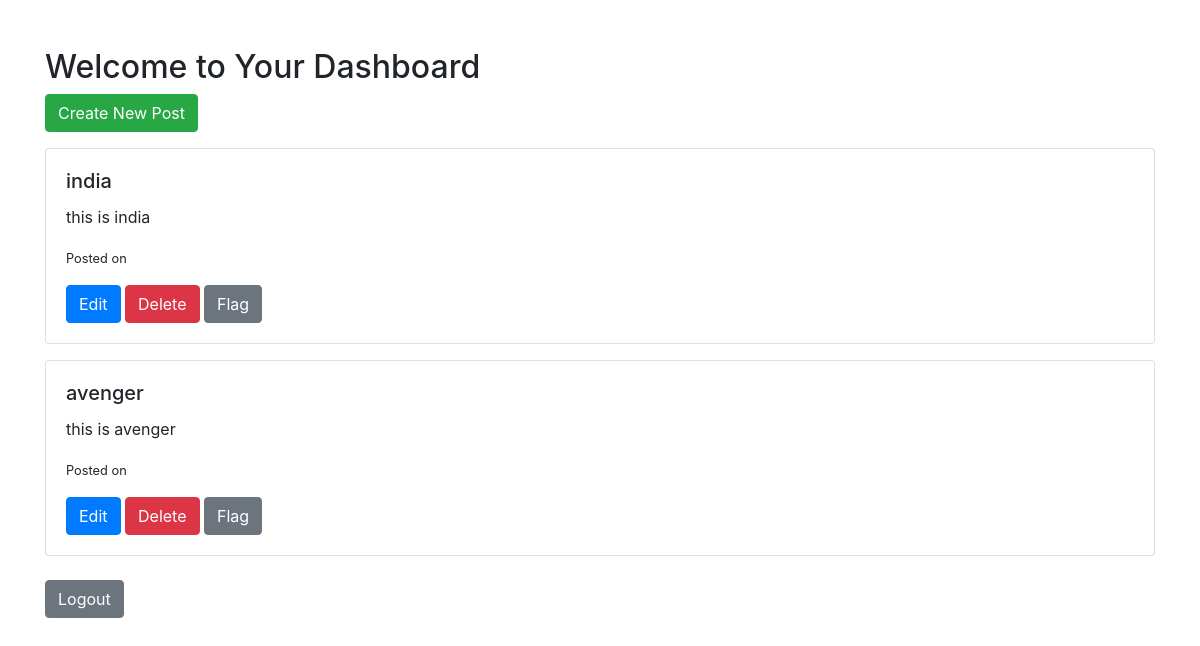
The app's page /dashboard (signed in) with its own data.
### models/models.py (models this page shows)
class Post(db.Model):
    __tablename__ = 'posts'
    id = db.Column(db.Integer, primary_key=True)
    title = db.Column(db.String(100), nullable=False)
    content = db.Column(db.Text, nullable=False)
    user_id = db.Column(db.Integer, db.ForeignKey('users.id'), nullable=False)
    flagged = db.Column(db.Boolean, default=False)

### controllers/controllers.py (the view)
@controllers.route('/dashboard')
def user_dashboard():
    if 'user_id' not in session:
        flash('Please log in to access the dashboard.')
        return redirect(url_for('controllers.login'))
    user_id = session['user_id']
    posts = Post.query.filter_by(user_id=user_id).all()
    return render_template('user_dashboard.html', posts=posts)

### templates/user_dashboard.html (shortened to what this page needs)
<!DOCTYPE html>
<html lang="en">
<head>
    <link href="https://stackpath.bootstrapcdn.com/bootstrap/4.5.2/css/bootstrap.min.css" rel="stylesheet">
</head>
<body>
    <div class="container mt-5">
        <h2>Welcome to Your Dashboard</h2>
        <a href="{{ url_for('controllers.create_post') }}" class="btn btn-success mb-3">Create New Post</a>
        {% if posts %}
            {% for post in posts %}
                <div class="card mb-3">
                    <div class="card-body">
                        <h5 class="card-title">{{ post.title }}</h5>
                        <p class="card-text">{{ post.content }}</p>
                        <small>Posted on {{ post.created_at }}</small>
                        <div class="mt-3">
                            <a href="{{ url_for('controllers.edit_post', post_id=post.id) }}" class="btn btn-primary">Edit</a>
                            <form action="{{ url_for('controllers.delete_post', post_id=post.id) }}" method="post" style="display:inline;">
                                <button type="submit" class="btn btn-danger">Delete</button>
                            </form>
                            {% if post.flagged %}
                                <form action="{{ url_for('controllers.unflag_post', post_id=post.id) }}" method="post" style="display:inline;">
                                    <button type="submit" class="btn btn-warning">Unflag</button>
                                </form>
                            {% else %}
                                <form action="{{ url_for('controllers.flag_post', post_id=post.id) }}" method="post" style="display:inline;">
                                    <button type="submit" class="btn btn-secondary">Flag</button>
                                </form>
                            {% endif %}
                        </div>
                    </div>
                </div>
            {% endfor %}
        {% else %}
            <p>No posts found. Create your first post!</p>
        {% endif %}
        <div class="mt-4">
            <a href="{{ url_for('controllers.logout') }}" class="btn btn-secondary">Logout</a>
        </div>
    </div>
</body>
</html>

### records on screen
Post: title "india", content "this is india"
Post: title "avenger", content "this is avenger"
